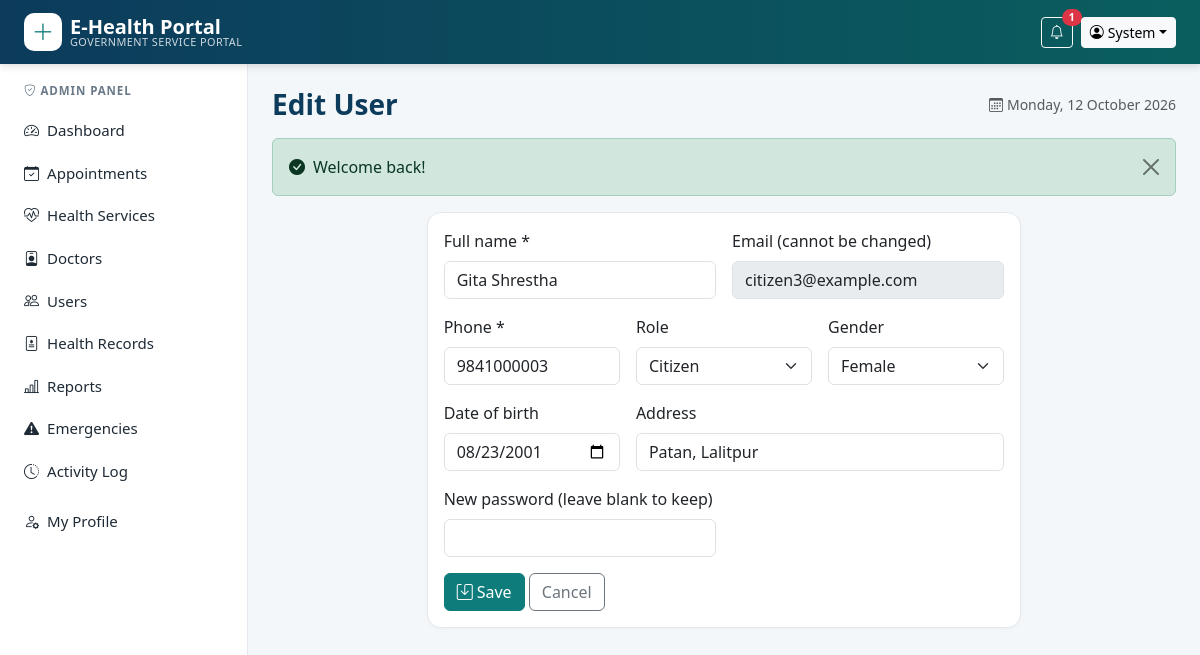
The page /admin/user_form.php?id=10 (signed in) on the database its author committed.
### tables this page shows
CREATE TABLE users (
  user_id     INT UNSIGNED AUTO_INCREMENT PRIMARY KEY,
  name        VARCHAR(100) NOT NULL,
  email       VARCHAR(150) NOT NULL UNIQUE,
  password    VARCHAR(255) NOT NULL,
  role        ENUM('admin','doctor','citizen') NOT NULL DEFAULT 'citizen',
  phone       VARCHAR(20)  DEFAULT NULL,
  gender      ENUM('male','female','other') DEFAULT NULL,
  dob         DATE DEFAULT NULL,
  address     VARCHAR(200) DEFAULT NULL,
  status      ENUM('active','inactive') NOT NULL DEFAULT 'active',
  failed_logins TINYINT UNSIGNED NOT NULL DEFAULT 0,
  locked_until  DATETIME DEFAULT NULL,
  created_at  TIMESTAMP DEFAULT CURRENT_TIMESTAMP
);

### includes/db.php (called while the page is built, shortened)
<?php
function db(): PDO
{
    static $pdo = null;
    if ($pdo === null) {
        try {
            $dsn = 'mysql:host=' . DB_HOST . ';port=' . DB_PORT . ';dbname=' . DB_NAME . ';charset=utf8mb4';
            $pdo = new PDO($dsn, DB_USER, DB_PASS, [
                PDO::ATTR_ERRMODE            => PDO::ERRMODE_EXCEPTION,
                PDO::ATTR_DEFAULT_FETCH_MODE => PDO::FETCH_ASSOC,
                PDO::ATTR_EMULATE_PREPARES   => false,
            ]);
            $pdo->exec("SET time_zone = '+05:45'");
        } catch (PDOException $e) {
            http_response_code(500);
            die('<div style="font-family:sans-serif;max-width:600px;margin:60px auto;padding:20px;border:1px solid #f5c2c7;background:#f8d7da;border-radius:8px">'
              . '<h3>Database connection failed</h3><p>Please make sure <b>MySQL is running in XAMPP</b> and that you imported '
              . '<code>database/ehealth_db.sql</code>. Check the credentials in <code>config/config.php</code>.</p></div>');
        }
    }
    return $pdo;
}
function q(string $sql, array $params = []): PDOStatement
{
    $st = db()->prepare($sql);
    $st->execute($params);
    return $st;
}
function fetch_one(string $sql, array $params = []): ?array { $r = q($sql, $params)->fetch(); return $r ?: null; }
function fetch_val(string $sql, array $params = []) { return q($sql, $params)->fetchColumn(); }

### includes/auth.php (called while the page is built, shortened)
<?php
require_once __DIR__ . '/functions.php';
function current_user(): ?array
{
    static $u = false;
    if ($u === false) {
        $u = isset($_SESSION['user_id'])
            ? fetch_one('SELECT user_id,name,email,role,phone,gender,dob,address,status FROM users WHERE user_id=?', [$_SESSION['user_id']])
            : null;
    }
    return $u;
}
function home_for(string $role): string
{
    return ['admin' => 'admin/dashboard.php', 'doctor' => 'doctor/dashboard.php', 'citizen' => 'citizen/dashboard.php'][$role] ?? 'index.php';
}
function require_role(string ...$roles): array
{
    $u = current_user();
    return $u;
}

### admin/user_form.php (the view, shortened to what this page needs)
<?php
require_once __DIR__ . '/../includes/layout.php';
$u = require_role('admin');
$id = (int)get('id');
$f = ['name' => '', 'email' => '', 'phone' => '', 'role' => 'citizen', 'gender' => '', 'dob' => '', 'address' => ''];
$row = null;
if ($id) {
    $row = fetch_one('SELECT * FROM users WHERE user_id=?', [$id]);
    $f = array_intersect_key($row, $f);
}
layout_top($id ? 'Edit User' : 'Add User', true);
?>
<div class="row justify-content-center"><div class="col-xl-8"><div class="card"><div class="card-body">
  <form method="post" class="row g-3"><?= csrf_field() ?>
    <div class="col-md-6"><label class="form-label">Full name *</label><input name="name" class="form-control" required value="<?= e($f['name']) ?>"></div>
    <div class="col-md-6"><label class="form-label">Email <?= $row ? '(cannot be changed)' : '*' ?></label><input type="email" name="email" class="form-control" <?= $row ? 'disabled' : 'required' ?> value="<?= e($f['email']) ?>"></div>
    <div class="col-md-4"><label class="form-label">Phone *</label><input name="phone" class="form-control" required value="<?= e($f['phone']) ?>"></div>
    <div class="col-md-4"><label class="form-label">Role</label><select name="role" class="form-select">
      <option value="citizen" <?= $f['role'] === 'citizen' ? 'selected' : '' ?>>Citizen</option><option value="admin" <?= $f['role'] === 'admin' ? 'selected' : '' ?>>Administrator</option></select></div>
    <div class="col-md-4"><label class="form-label">Gender</label><select name="gender" class="form-select"><option value="">-</option>
      <?php foreach (['male', 'female', 'other'] as $g): ?><option value="<?= $g ?>" <?= $f['gender'] === $g ? 'selected' : '' ?>><?= ucfirst($g) ?></option><?php endforeach; ?></select></div>
    <div class="col-md-4"><label class="form-label">Date of birth</label><input type="date" name="dob" class="form-control" max="<?= date('Y-m-d') ?>" value="<?= e($f['dob']) ?>"></div>
    <div class="col-md-8"><label class="form-label">Address</label><input name="address" class="form-control" value="<?= e($f['address']) ?>"></div>
    <div class="col-md-6"><label class="form-label"><?= $row ? 'New password (leave blank to keep)' : 'Password *' ?></label>
      <input type="password" name="password" class="form-control" minlength="8" <?= $row ? '' : 'required' ?> autocomplete="new-password"></div>
    <div class="col-12"><button class="btn btn-teal"><i class="bi bi-save me-1"></i>Save</button> <a href="<?= url('admin/users.php') ?>" class="btn btn-outline-secondary">Cancel</a></div>
  </form></div></div></div></div>
<?php layout_bottom(true); ?>

### includes/layout.php (shortened to what this page needs)
<?php
require_once __DIR__ . '/auth.php';
function menu_for(string $role): array
{
    switch ($role) {
        case 'admin': return [
            ['Dashboard', 'admin/dashboard.php', 'speedometer2'],
            ['Appointments', 'admin/appointments.php', 'calendar-check'],
            ['Health Services', 'admin/services.php', 'heart-pulse'],
            ['Doctors', 'admin/doctors.php', 'person-badge'],
            ['Users', 'admin/users.php', 'people'],
            ['Health Records', 'admin/records.php', 'file-medical'],
            ['Reports', 'admin/reports.php', 'bar-chart-line'],
            ['Emergencies', 'admin/emergencies.php', 'exclamation-triangle-fill'],
            ['Activity Log', 'admin/logs.php', 'clock-history'],
        ];
    }
}
function layout_top(string $title, bool $panel = false): void
{
    $u = current_user();
    $script = str_replace('\\', '/', $_SERVER['SCRIPT_NAME']);
    $unread = $u ? unread_count((int)$u['user_id']) : 0;
    ?><!DOCTYPE html>
<html lang="en">
<head>
<link rel="stylesheet" href="<?= asset('vendor/bootstrap/css/bootstrap.min.css') ?>">
<link rel="stylesheet" href="<?= asset('vendor/icons/bootstrap-icons.min.css') ?>">
<link rel="stylesheet" href="<?= asset('css/style.css') ?>">
</head>
<body class="<?= $panel ? 'panel-body' : '' ?>">
<nav class="navbar navbar-expand-lg navbar-dark topbar sticky-top">
  <div class="container-fluid px-lg-4">
    <a class="navbar-brand d-flex align-items-center" href="<?= url($u ? home_for($u['role']) : 'index.php') ?>">
      <span class="brand-mark me-2"><i class="bi bi-plus-lg"></i></span>
      <span class="lh-1"><strong>E-Health Portal</strong><small class="d-none d-sm-block">Government Service Portal</small></span>
    </a>
    <div class="<?= $panel ? 'ms-auto' : 'collapse navbar-collapse' ?>" id="mainNav">
      <div class="d-flex align-items-center gap-2">
        <?php if ($u): ?>
          <?php if (true): ?>
            <a href="<?= url('notifications.php') ?>" class="btn btn-sm btn-outline-light position-relative" title="Notifications">
              <i class="bi bi-bell"></i>
              <?php if ($unread): ?><span class="position-absolute top-0 start-100 translate-middle badge rounded-pill bg-danger"><?= $unread ?></span><?php endif; ?>
            </a>
          <?php endif; ?>
          <div class="dropdown">
            <button class="btn btn-sm btn-light dropdown-toggle" data-bs-toggle="dropdown"><i class="bi bi-person-circle me-1"></i><?= e(explode(' ', $u['name'])[0]) ?></button>
          </div>
        <?php else: ?>
          <a href="<?= url('login.php') ?>" class="btn btn-sm btn-outline-light">Login</a>
          <a href="<?= url('register.php') ?>" class="btn btn-sm btn-light text-teal fw-semibold">Register</a>
        <?php endif; ?>
      </div>
    </div>
  </div>
</nav>
<?php if ($panel && $u): ?>
<div class="panel-wrap">
  <aside class="sidebar" id="sidebar">
    <div class="sidebar-role"><i class="bi bi-shield-check me-1"></i><?= e(ucfirst($u['role'])) ?> Panel</div>
    <ul class="nav flex-column">
      <?php foreach (menu_for($u['role']) as [$label, $file, $icon]):
          $active = str_ends_with($script, '/' . $file) || (basename(dirname($script)) . '/' . basename($script)) === $file; ?>
        <li class="nav-item">
          <a class="nav-link <?= $active ? 'active' : '' ?>" href="<?= url($file) ?>"><i class="bi bi-<?= $icon ?> me-2"></i><?= e($label) ?></a>
        </li>
      <?php endforeach; ?>
      <li class="nav-item mt-2"><a class="nav-link <?= basename($script) === 'profile.php' ? 'active' : '' ?>" href="<?= url('profile.php') ?>"><i class="bi bi-person-gear me-2"></i>My Profile</a></li>
    </ul>
  </aside>
  <main class="panel-main">
    <div class="d-flex flex-wrap justify-content-between align-items-center mb-3">
      <h1 class="h3 page-title mb-0"><?= e($title) ?></h1>
      <span class="text-muted small d-none d-md-block"><i class="bi bi-calendar3 me-1"></i><?= date('l, d F Y') ?></span>
    </div>
    <?= flash_render() ?>
<?php else: ?>
<main>
<div class="container mt-3"><?= flash_render() ?></div>
<?php endif;
}
function layout_bottom(bool $panel = false): void
{
    if ($panel): ?>
  </main>
</div>
<?php endif; ?>
</body>
</html>
<?php
}

### assets/css/style.css (style rules this page uses)
:root { --navy:#0c3b5c; --teal:#0e7c7b; --teal-dark:#0a5f5e; --mint:#e6f4f3; --ink:#1e2a35; --muted:#6b7a88; --line:#e3e9ee; --bg:#f4f7f9; }
body { background:var(--bg);color:var(--ink);font-family:system-ui,-apple-system,"Segoe UI",Roboto,"Helvetica Neue",Arial,sans-serif; }
.topbar { background:linear-gradient(90deg,var(--navy),var(--teal-dark));box-shadow:0 2px 8px rgba(0,0,0,.15) }
.topbar .navbar-brand small { font-size:.68rem;opacity:.8;font-weight:400;letter-spacing:.04em;text-transform:uppercase }
.brand-mark { width:38px;height:38px;border-radius:10px;background:#fff;color:var(--teal);display:inline-flex;align-items:center;justify-content:center;font-size:1.4rem }
.card { border:1px solid var(--line);border-radius:14px;box-shadow:0 1px 3px rgba(12,59,92,.04) }
.panel-wrap { display:flex;min-height:calc(100vh - 62px) }
.sidebar { width:248px;background:#fff;border-right:1px solid var(--line);padding:18px 12px;flex-shrink:0 }
.sidebar-role { font-size:.72rem;text-transform:uppercase;letter-spacing:.08em;color:var(--muted);padding:0 12px 10px;font-weight:600 }
.sidebar .nav-link { color:var(--ink);border-radius:10px;padding:10px 12px;font-size:.94rem }
.panel-main { flex:1;padding:24px;min-width:0 }
.page-title { color:var(--navy);font-weight:700 }
.btn-teal { background:var(--teal);border-color:var(--teal);color:#fff }

### rows shown on the page
users: user_id "1", name "System", role "ADMIN"
users: name "Gita Shrestha", email "citizen3@example.com", phone "9841000003", role "Citizen", gender "Female", dob "08/23/2001", address "Patan, Lalitpur"

### other values the page prints
$label "Dashboard"
$label "Appointments"
$label "Health Services"
$label "Doctors"
$label "Users"
$label "Health Records"
$label "Reports"
$label "Emergencies"
$label "Activity Log"
$title "Edit User"
$f['msg'] "Welcome back!"
